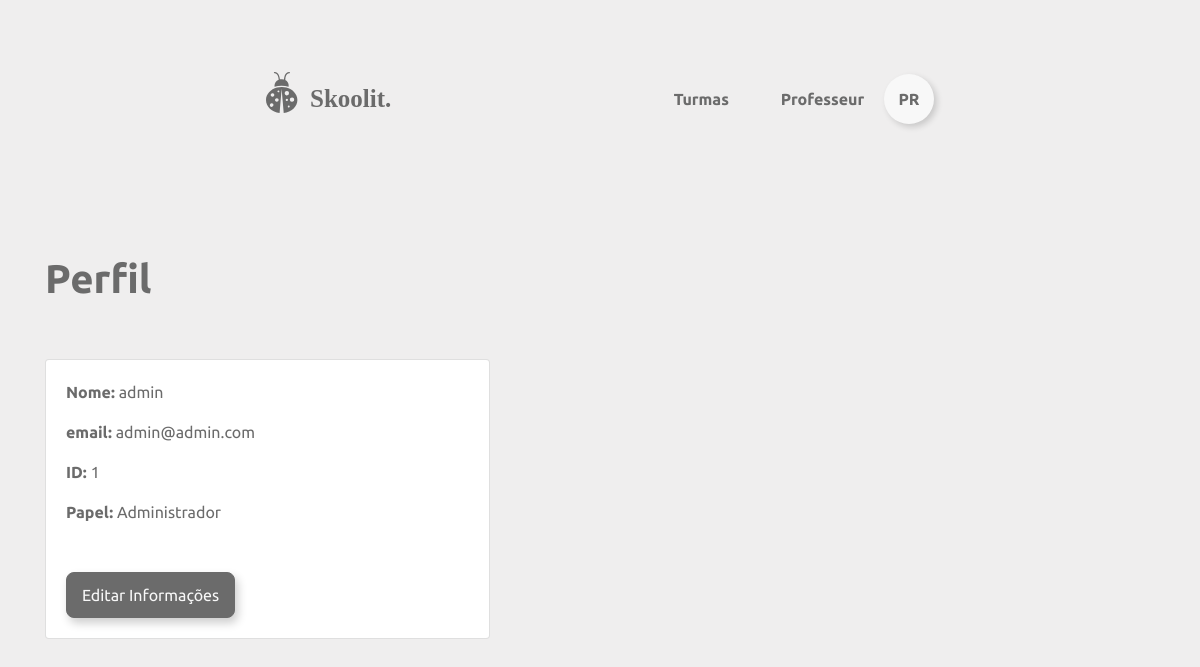
Page /usuarios/perfil/1 (signed in) on the committed database.
### skoolit/models/usuario.py (models this page shows, shortened)
class Usuario(UserMixin,db.Model):
	__tablename__ = 'usuarios'
	id = db.Column(db.Integer, primary_key=True)
	email = db.Column(db.String, nullable=False)
	papel = db.Column(db.String)
	nome = db.Column(db.String, nullable=False)
	hashSenha = db.Column(db.String, nullable=False)
	__mapper_args__ = {
		'polymorphic_identity':'usuario',
		'polymorphic_on':papel
    }
	def dbGetUser(id):
		return Usuario.query.filter_by(id=id).first_or_404()

### skoolit/views/usuarios.py (the view)
@usuarios.route('/perfil/<id>', methods=['GET'])
def perfil(id):
	usuario = Usuario.dbGetUser(id)
	return render_template('usuarios/perfil.html', usuario=usuario)

### skoolit/views/auth.py (called while the page is built)
@loginManager.user_loader
def load_user(id):
    return Usuario.dbGetUser(id)

### skoolit/views/usuarios.py (called while the page is built)
@usuarios.before_request
@login_required
def exigirLogin():
	pass

### skoolit/templates/usuarios/perfil.html (shortened to what this page needs)
{% extends "navfoot.html" %}
{% block style %}
    <link rel="stylesheet" href="{{ url_for('static', filename='home.css') }}">
{% endblock %}
{% block content %}
<div class="container conteudo">
	<div class="d-flex justify-content-between mb-5">
        <h1 class="bold">Perfil</h1>
    </div>
    <div class="row">
        <div class="column col-5">
            <div class="card modulos-turma">
                <div class="card-body">
                    <p> <b>Nome: </b> {{usuario.nome}}</p>
                    <p><b>email: </b> {{usuario.email}}</p>
                    <p><b>ID: </b> {{usuario.id}}</p>
                    <p> <b>Papel: </b>
                        {% if usuario.papel == 'adm' %} Administrador {% endif %}
                    </p>
                    <br>
                    <div class="mt-2">
                        <a href="{{url_for('usuarios.editar_perfil', id=current_user.id)}}"
                            class="btn" role="button">
                            Editar Informações
                        </a>
                    </div>
                </div>
            </div>
        </div>
    </div>
{% endblock %}

### skoolit/templates/navfoot.html (shortened to what this page needs)
{% extends "base.html" %}
{% block navbar %}
<div class="navbar d-flex justify-content-between">
	{% if current_user.is_anonymous %}
		<a href="{{url_for('landing')}}"><img src="{{ url_for('static', filename='logo.svg') }}" alt="logo"></a>
	{% else %}
		<a href="{{url_for('home')}}"><img src="{{ url_for('static', filename='logo.svg') }}" alt="logo"></a>
	{% endif %}
	<div class="mt-3">
		{% if request.path != '/' and request.path != '/pagina_inicial' %}
			<div class="d-inline-block">
				{% if current_user.papel == "adm" %}
				<a class="navbar-btn mr-3" role="button" href="{{url_for('usuarios.listar')}}"><b>Usuarios</b></a>
				<a class="navbar-btn mr-3" role="button" href="{{url_for('materias.listar')}}"><b>Materias</b></a>
				<a class="navbar-btn mr-5" role="button" href="{{url_for('turmas.listar')}}"><b>Turmas</b></a>
				{% else %}
				<a class="navbar-btn mr-5" role="button" href="{{url_for('home')}}"><b>Turmas</b></a>
				{% endif %}
			</div>
		{% endif %}
		{% if current_user.is_anonymous %}
			{% if request.path != '/pagina_inicial' and request.path != '/' %}
				<a class="navbar-btn mr-3" href="{{url_for('auth.login')}}"><b>Fazer login</b></a>
			{% endif %}
		{% else %}
			<div  class="dropdown show d-inline-block">
				<p class="mr-3 d-inline-block"><b>{{ current_user.nome }}</b></p>
				<a class="perfil-menu" href="#" role="button" id="dropdownMenuLink" data-toggle="dropdown" aria-haspopup="true" aria-expanded="false">
					<div class="perfil-circulo rounded-circle text-center">
						<b>{{ current_user.nome[0:2].upper()}}</b>
					</div>
				</a>
			</div>
		{% endif %}
	</div>
</div>
{% endblock %}

### skoolit/static/geral.css (style rules this page uses)
html { --background: #EFEEEE; --background-card: #A2A2A2; --white: #F8F8F8 !important; --accent: #6B6B6B; --accent-hover: #585858; --font: #6B6B6B; }
body { background-color: var(--background); }
* { font-family: 'Ubuntu', sans-serif; color: var(--font); }
.container.conteudo { margin-top: 120px; }
.btn { background-color: var(--accent) !important; border-color: var(--accent) !important; color: var(--white); border-radius: 8px; padding: 10px 15px; box-shadow: 3px 5px 10px rgba(0, 0, 0, .2); outline: none !important; }
.bold { font-weight: bold; }

### skoolit/static/navfoot.css (style rules this page uses)
.navbar { margin-left: 250px; margin-right: 250px; margin-top: 50px }
a.perfil-menu, a.opcao-menu, a.navbar-btn, a.opcao-menu:active { color: inherit; text-decoration: none; outline: none; }
.dropdown a { background-color: var(--white) transparent !important; }
.perfil-circulo { width: 50px; height: 50px; background-color: var(--white); box-shadow: 3px 3px 6px rgba(0, 0, 0, .16); display: inline-flex; align-items: center; justify-content: center; }

### rows in the picture
Usuario: nome "Professeur", nome "PR"
Usuario: nome "admin", email "admin@admin.com", id "1"
